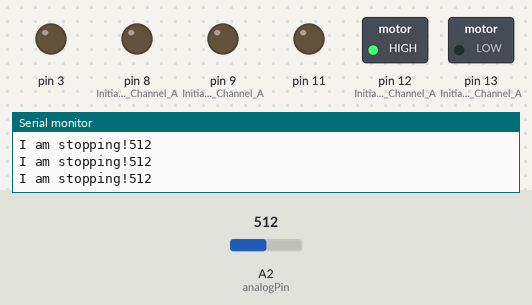
Bench run of a sketch on a simulated Arduino Uno, built with avr-gcc and run on an emulated ATmega328P. Parts: switched loads named in the sketch (green lamp = pin HIGH), output pins drawn as LEDs (lit = HIGH), the last lines printed to the serial monitor. The inputs (shaded band) are chosen by the test bench; at power-on: A2 (analogPin) = 512.

Above: at 1.2 s.
1.3 s: A2 (analogPin) set to 106
2.8 s: A2 (analogPin) set to 90
At 4.0 s:
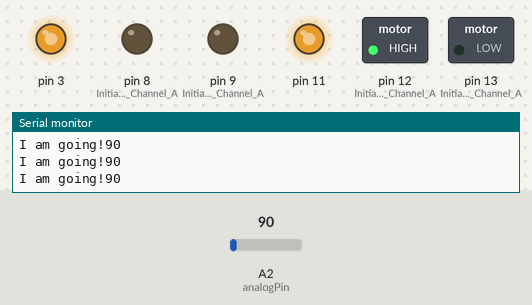
4.3 s: A2 (analogPin) set to 1023
At 5.4 s:
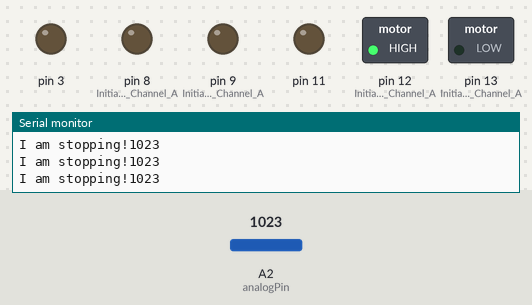
7.3 s: A2 (analogPin) set to 0
At 8.5 s:
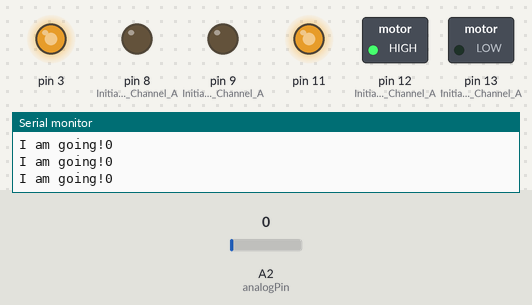
8.8 s: A2 (analogPin) set to 110
At 9.8 s:
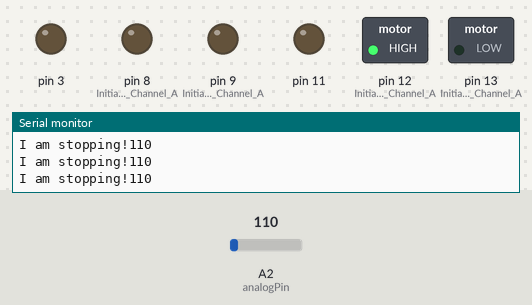
Timing chart, 0 to 11.3 s (numbered marks = the images above; inputs shaded):
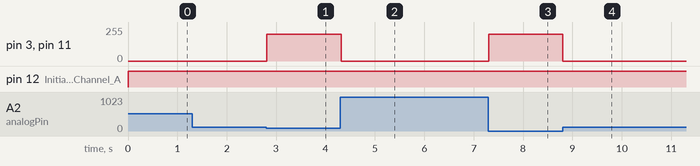

The sketch:

stop_with_light_sensor.ino
```cpp
int analogPin = A2; // potentiometer wiper (middle terminal) connected to analog pin 3
                    // outside leads to ground and +5V
int val = 0;  // variable to store the value read

void setup() {
  // put your setup code here, to run once:
  Serial.begin(9600);
  Serial.print("Starting...\n");

  pinMode(analogPin, INPUT);
  //Setup for wheel 1
  pinMode(12, OUTPUT); //Initiates Motor Channel A pin
  pinMode(9, OUTPUT); //Initiates Brake Channel A pin

  //Setup for wheel 2
  pinMode(13, OUTPUT); //Initiates Motor Channel A pin
  pinMode(8, OUTPUT);  //Initiates Brake Channel A pin

}


void loop() {
  // put your main code here, to run repeatedly:
    val = analogRead(analogPin);  // read the input pin
    Serial.println(val);          // debug value

  if(val > 100) {
    //RIGHT Wheel
    digitalWrite(12, HIGH); //Establishes forward direction
    digitalWrite(9, LOW);   //Disengage the Brake for Channel A
    analogWrite(3, 0);   //Spins the motor on Channel A at full speed


    //LEFT Wheel
    digitalWrite(13, LOW);  //Establishes forward direction
    digitalWrite(8, LOW);   //Disengage the Brake for Channel B
    analogWrite(11, 0);   //Spins the motor on Channel B at half speed

    Serial.print("I am stopping!");


  } else if (val < 100) {

    //RIGHT Wheel
    digitalWrite(12, HIGH); //Establishes forward direction
    digitalWrite(9, LOW);   //Disengage the Brake for Channel A
    analogWrite(3, 200);   //Spins the motor on Channel A at full speed


    //LEFT Wheel
    digitalWrite(13, LOW);  //Establishes forward direction
    digitalWrite(8, LOW);   //Disengage the Brake for Channel B
    analogWrite(11, 200);   //Spins the motor on Channel B at half speed


    Serial.print("I am going!");

  }
}
```

Measured:
- the behaviour switches between 100 and 99 on A2 (analogPin) (found by bisection; images 0 and 1)
- after the input at 2.8 s, pin 3, pin 11: 0/255 → 200/255 at once
- after the input at 4.3 s, pin 3, pin 11: 200/255 → 0/255 at once
- after the input at 7.3 s, pin 3, pin 11: 0/255 → 200/255 at once
- after the input at 8.8 s, pin 3, pin 11: 200/255 → 0/255 at once
